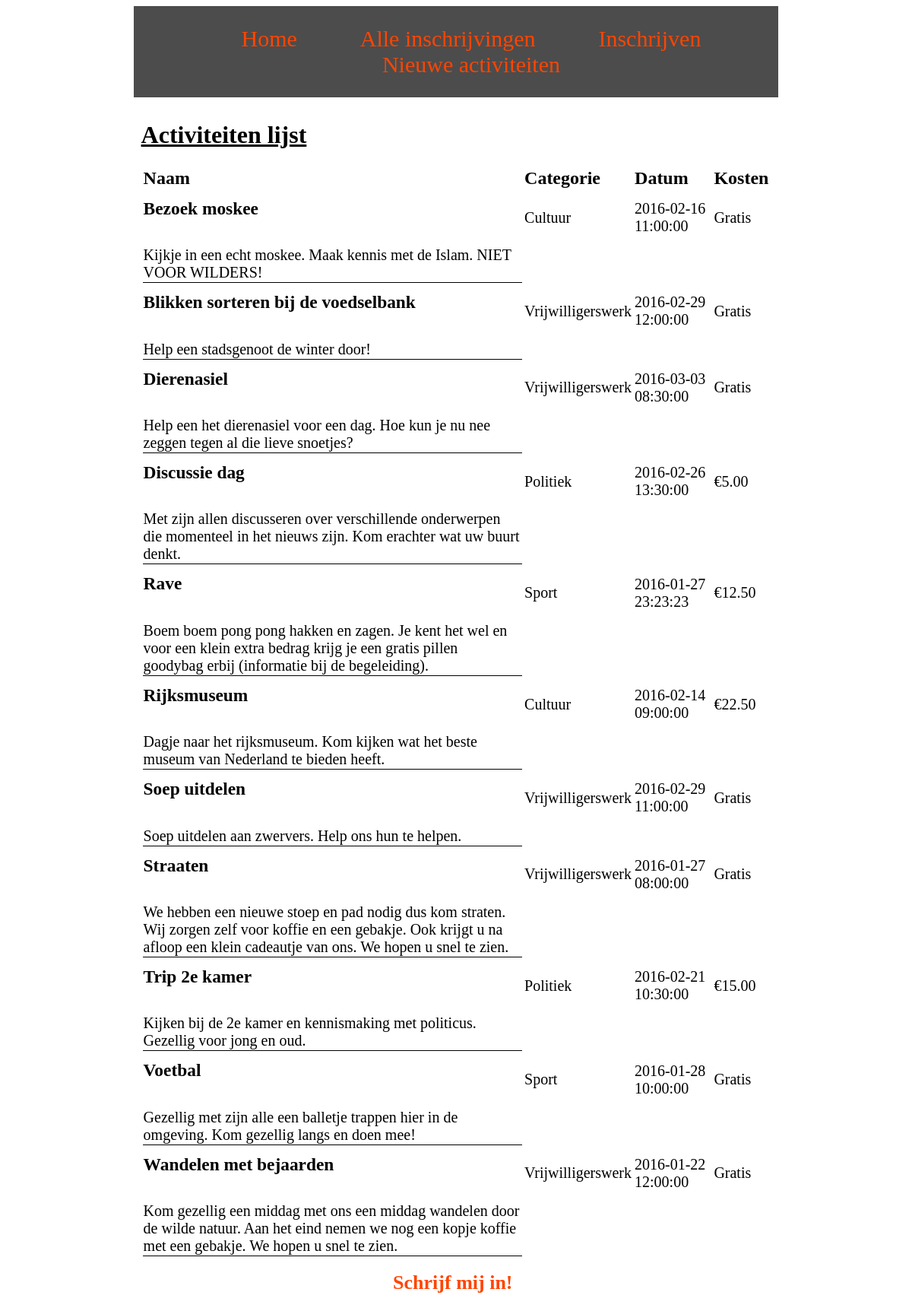
The page / on the database its author committed.
### tables this page shows
CREATE TABLE IF NOT EXISTS `activiteiten` (
  `id` int(11) NOT NULL AUTO_INCREMENT,
  `titel` varchar(50) NOT NULL DEFAULT '0',
  `beschrijving` varchar(250) NOT NULL DEFAULT '0',
  `datum` datetime NOT NULL DEFAULT '0000-00-00 00:00:00',
  `categorie` int(11) NOT NULL DEFAULT '0',
  `kosten` decimal(10,2) NOT NULL DEFAULT '0.00',
  PRIMARY KEY (`id`)
);

CREATE TABLE IF NOT EXISTS `categorie` (
  `id` int(11) NOT NULL AUTO_INCREMENT,
  `naam` varchar(50) DEFAULT NULL,
  PRIMARY KEY (`id`)
);

### index.php (the view, shortened to what this page needs)
<?php
  $connection = mysqli_connect('localhost', 'root');
  mysqli_select_db($connection, 'phptoets');
?>
<html>
    <head>
        <link href="style.css" rel="stylesheet" type="text/css" />
    </head>
    <body>
<div class="menu">
    <ul>
        <li><a href="index.php">Home</a></li>
        <li><a href="inschrijvingen.php">Alle inschrijvingen</a></li>
        <li><a href="inschrijven.php">Inschrijven</a></li>
        <li><a href="activiteit.php">Nieuwe activiteiten</a></li>
    </ul>
</div>
<div class="content">
    <h1>Activiteiten lijst</h1>
    <table>
<tr>
    <th>Naam</th><th>Categorie</th><th>Datum</th><th>Kosten</th>
</tr>
<?php
  $query = "select categorie.naam, activiteiten.* from activiteiten
left join categorie on activiteiten.categorie = categorie.id order by titel asc";
  $result = mysqli_query($connection, $query);
while ($row = mysqli_fetch_assoc($result))
{
  $activiteiten_title = $row["titel"];
  $activiteiten_beschrijving = $row["beschrijving"];
  $activiteiten_datum = $row["datum"];
  $categorie_naam = $row["naam"];
  $activiteiten_kosten = $row["kosten"];
  $small = substr($activiteiten_beschrijving, 0 , 300);
    if ($activiteiten_kosten == "0.00"){
        $activiteiten_kosten = "Gratis";
    }
    else {
        $activiteiten_kosten = "&euro;$activiteiten_kosten";
    }
  echo "
<tr>
    <td><h3>$activiteiten_title</h3></td>
    <td>$categorie_naam</td>
    <td>$activiteiten_datum</td>
    <td>$activiteiten_kosten</td>
</tr>
    <td class='beschrijving' style='width:61%'>$small</td>
  \n";
}
?>
    </table>
    <br>
    <a class='inschrijven' href="inschrijven.php">Schrijf mij in!</a>
</div>
</body>
</html>

### style.css (style rules this page uses)
body { background-image: url(background.jpg); }
div.content { width: 70%; margin-left: auto; margin-right: auto; background-color: rgba(255,255,255,0.6); padding: 10px; }
h1 { font-family: calibri; text-decoration: underline; }
table { width: 100%; }
tr { font-family: calibri; font-size: 24px; text-align: left; }
td { font-family: calibri; font-size: 20px; padding-top: 10px; }
a.inschrijven { font-family: calibri; font-size: 26px; text-decoration: none; color: orangered; font-weight: bold; padding-left: 40%; }
div.menu { background-color: rgba(0, 0, 0, 0.7); width: 70%; margin-left: auto; margin-right: auto; text-align: center; padding: 10px; }
ul li { display: inline; font-family: calibri; font-size: 30px; text-decoration: none; padding-left: 5%; padding-right: 5% }
ul li a { text-decoration: none; color: orangered; }
td.beschrijving { border-bottom: 1pt solid black; }

### rows shown on the page
activiteiten: titel "Bezoek moskee", categorie.naam "Cultuur", datum "2016-02-16 11:00:00", kosten "Gratis", beschrijving "Kijkje in een echt moskee. Maak kennis met de Islam. NIET VOOR WILDERS!"
activiteiten: titel "Blikken sorteren bij de voedselbank", categorie.naam "Vrijwilligerswerk", datum "2016-02-29 12:00:00", kosten "Gratis", beschrijving "Help een stadsgenoot de winter door!"
activiteiten: titel "Dierenasiel", categorie.naam "Vrijwilligerswerk", datum "2016-03-03 08:30:00", kosten "Gratis", beschrijving "Help een het dierenasiel voor een dag. Hoe kun je nu nee zeggen tegen al die lieve snoetjes?"
activiteiten: titel "Discussie dag", categorie.naam "Politiek", datum "2016-02-26 13:30:00", kosten "€5.00", beschrijving "Met zijn allen discusseren over verschillende onderwerpen die momenteel in het nieuws zijn. Kom erachter wat uw buurt denkt."
activiteiten: titel "Rave", categorie.naam "Sport", datum "2016-01-27 23:23:23", kosten "€12.50", beschrijving "Boem boem pong pong hakken en zagen. Je kent het wel en voor een klein extra bedrag krijg je een gratis pillen goodybag erbij (informatie bij de begeleiding)."
activiteiten: titel "Rijksmuseum", categorie.naam "Cultuur", datum "2016-02-14 09:00:00", kosten "€22.50", beschrijving "Dagje naar het rijksmuseum. Kom kijken wat het beste museum van Nederland te bieden heeft."
activiteiten: titel "Soep uitdelen", categorie.naam "Vrijwilligerswerk", datum "2016-02-29 11:00:00", kosten "Gratis", beschrijving "Soep uitdelen aan zwervers. Help ons hun te helpen."
activiteiten: titel "Straaten", categorie.naam "Vrijwilligerswerk", datum "2016-01-27 08:00:00", kosten "Gratis", beschrijving "We hebben een nieuwe stoep en pad nodig dus kom straten. Wij zorgen zelf voor koffie en een gebakje. Ook krijgt u na afloop een klein cadeautje van ons. We hopen u snel te zien."
activiteiten: titel "Trip 2e kamer", categorie.naam "Politiek", datum "2016-02-21 10:30:00", kosten "€15.00", beschrijving "Kijken bij de 2e kamer en kennismaking met politicus. Gezellig voor jong en oud."
activiteiten: titel "Voetbal", categorie.naam "Sport", datum "2016-01-28 10:00:00", kosten "Gratis", beschrijving "Gezellig met zijn alle een balletje trappen hier in de omgeving. Kom gezellig langs en doen mee!"
activiteiten: titel "Wandelen met bejaarden", categorie.naam "Vrijwilligerswerk", datum "2016-01-22 12:00:00", kosten "Gratis", beschrijving "Kom gezellig een middag met ons een middag wandelen door de wilde natuur. Aan het eind nemen we nog een kopje koffie met een gebakje. We hopen u snel te zien."
